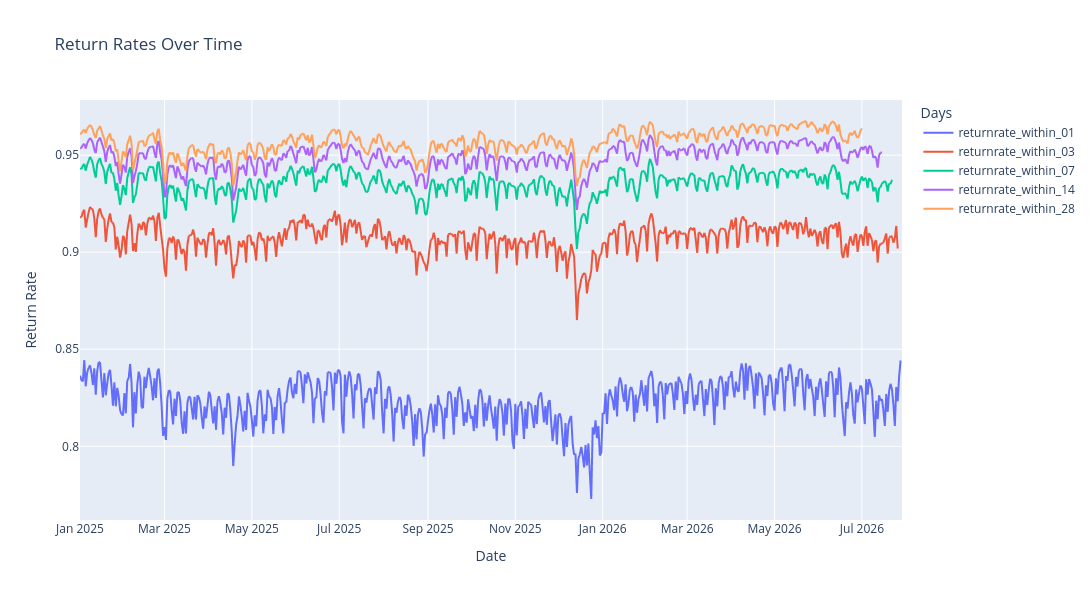

The code cell stored with this chart in its notebook:
### Code cell
# Create a line chart showing return rates over time
fig = px.line(
    returnrate,
    x='dt',
    y=['returnrate_within_01', 'returnrate_within_03', 'returnrate_within_07', 'returnrate_within_14', 'returnrate_within_28'],
    title='Return Rates Over Time',
    labels={'dt': 'Date', 'value': 'Return Rate', 'variable': 'Days'},
    markers=False,
    height=600,
    width=1500
)

fig.show()

### Figure 1 — Plotly figure (JSON) as saved in the notebook; plotly's stock layout.template omitted (floating-point values rounded to 4 significant figures; data arrays with more than 128 entries replaced by an {"elided": "..."} marker saying what was removed)
{"data": [{"hovertemplate": "Days=returnrate_within_01<br>Date=%{x}<br>Return Rate=%{y}<extra></extra>", "legendgroup": "returnrate_within_01", "line": {"color": "#636efa", "dash": "solid"}, "marker": {"symbol": "circle"}, "mode": "lines", "name": "returnrate_within_01", "showlegend": true, "type": "scattergl", "x": {"elided": "575 str values"}, "xaxis": "x", "y": {"elided": "575 float values"}, "yaxis": "y"}, {"hovertemplate": "Days=returnrate_within_03<br>Date=%{x}<br>Return Rate=%{y}<extra></extra>", "legendgroup": "returnrate_within_03", "line": {"color": "#EF553B", "dash": "solid"}, "marker": {"symbol": "circle"}, "mode": "lines", "name": "returnrate_within_03", "showlegend": true, "type": "scattergl", "x": {"elided": "575 str values"}, "xaxis": "x", "y": {"elided": "575 float values"}, "yaxis": "y"}, {"hovertemplate": "Days=returnrate_within_07<br>Date=%{x}<br>Return Rate=%{y}<extra></extra>", "legendgroup": "returnrate_within_07", "line": {"color": "#00cc96", "dash": "solid"}, "marker": {"symbol": "circle"}, "mode": "lines", "name": "returnrate_within_07", "showlegend": true, "type": "scattergl", "x": {"elided": "575 str values"}, "xaxis": "x", "y": {"elided": "575 float values"}, "yaxis": "y"}, {"hovertemplate": "Days=returnrate_within_14<br>Date=%{x}<br>Return Rate=%{y}<extra></extra>", "legendgroup": "returnrate_within_14", "line": {"color": "#ab63fa", "dash": "solid"}, "marker": {"symbol": "circle"}, "mode": "lines", "name": "returnrate_within_14", "showlegend": true, "type": "scattergl", "x": {"elided": "575 str values"}, "xaxis": "x", "y": {"elided": "575 float values"}, "yaxis": "y"}, {"hovertemplate": "Days=returnrate_within_28<br>Date=%{x}<br>Return Rate=%{y}<extra></extra>", "legendgroup": "returnrate_within_28", "line": {"color": "#FFA15A", "dash": "solid"}, "marker": {"symbol": "circle"}, "mode": "lines", "name": "returnrate_within_28", "showlegend": true, "type": "scattergl", "x": {"elided": "575 str values"}, "xaxis": "x", "y": {"elided": "575 float values"}, "yaxis": "y"}], "layout": {"height": 600, "legend": {"title": {"text": "Days"}, "tracegroupgap": 0}, "title": {"text": "Return Rates Over Time"}, "width": 1500, "xaxis": {"anchor": "y", "domain": [0, 1], "title": {"text": "Date"}}, "yaxis": {"anchor": "x", "domain": [0, 1], "title": {"text": "Return Rate"}}}}
